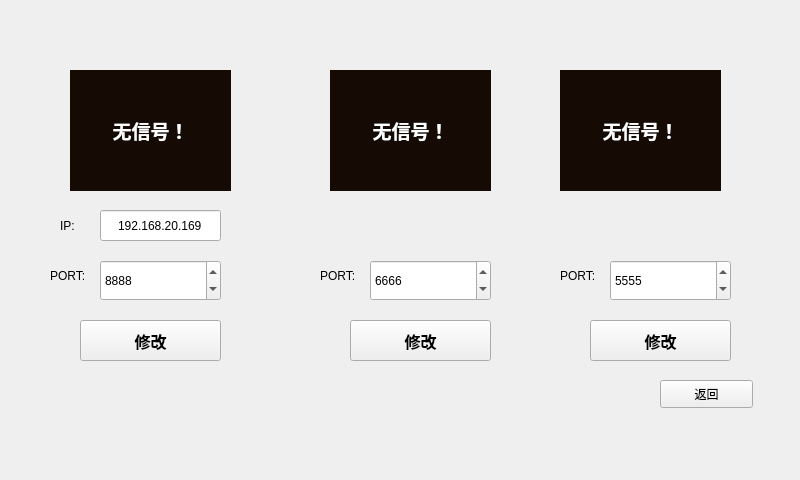
<?xml version="1.0" encoding="UTF-8"?>
<ui version="4.0">
 <class>ALL_look</class>
 <widget class="QMainWindow" name="ALL_look">
  <property name="geometry">
   <rect>
    <x>0</x>
    <y>0</y>
    <width>800</width>
    <height>480</height>
   </rect>
  </property>
  <property name="windowTitle">
   <string>MainWindow</string>
  </property>
  <widget class="QWidget" name="centralwidget">
   <widget class="QPushButton" name="look2_pushButton">
    <property name="geometry">
     <rect>
      <x>330</x>
      <y>70</y>
      <width>160</width>
      <height>120</height>
     </rect>
    </property>
    <property name="text">
     <string/>
    </property>
    <property name="flat">
     <bool>true</bool>
    </property>
   </widget>
   <widget class="QPushButton" name="look1_pushButton">
    <property name="geometry">
     <rect>
      <x>70</x>
      <y>70</y>
      <width>160</width>
      <height>120</height>
     </rect>
    </property>
    <property name="text">
     <string/>
    </property>
    <property name="flat">
     <bool>true</bool>
    </property>
   </widget>
   <widget class="QPushButton" name="fix1_pushButton">
    <property name="geometry">
     <rect>
      <x>80</x>
      <y>320</y>
      <width>141</width>
      <height>41</height>
     </rect>
    </property>
    <property name="font">
     <font>
      <pointsize>12</pointsize>
      <weight>75</weight>
      <bold>true</bold>
     </font>
    </property>
    <property name="text">
     <string>修改</string>
    </property>
   </widget>
   <widget class="QPushButton" name="look3_pushButton">
    <property name="geometry">
     <rect>
      <x>560</x>
      <y>70</y>
      <width>160</width>
      <height>120</height>
     </rect>
    </property>
    <property name="text">
     <string/>
    </property>
    <property name="flat">
     <bool>true</bool>
    </property>
   </widget>
   <widget class="QLabel" name="label_2">
    <property name="geometry">
     <rect>
      <x>50</x>
      <y>260</y>
      <width>41</width>
      <height>31</height>
     </rect>
    </property>
    <property name="text">
     <string>PORT:</string>
    </property>
   </widget>
   <widget class="QLabel" name="label">
    <property name="geometry">
     <rect>
      <x>60</x>
      <y>210</y>
      <width>31</width>
      <height>31</height>
     </rect>
    </property>
    <property name="text">
     <string>IP:</string>
    </property>
   </widget>
   <widget class="QLineEdit" name="ip1_lineEdit">
    <property name="geometry">
     <rect>
      <x>100</x>
      <y>210</y>
      <width>121</width>
      <height>31</height>
     </rect>
    </property>
    <property name="text">
     <string>192.168.20.169</string>
    </property>
    <property name="alignment">
     <set>Qt::AlignCenter</set>
    </property>
   </widget>
   <widget class="QPushButton" name="back_pushButton">
    <property name="geometry">
     <rect>
      <x>660</x>
      <y>380</y>
      <width>93</width>
      <height>28</height>
     </rect>
    </property>
    <property name="text">
     <string>返回</string>
    </property>
   </widget>
   <widget class="QSpinBox" name="port1_spinBox">
    <property name="geometry">
     <rect>
      <x>100</x>
      <y>260</y>
      <width>121</width>
      <height>41</height>
     </rect>
    </property>
    <property name="maximum">
     <number>65535</number>
    </property>
    <property name="value">
     <number>8888</number>
    </property>
   </widget>
   <widget class="QLabel" name="look1_label">
    <property name="geometry">
     <rect>
      <x>70</x>
      <y>70</y>
      <width>161</width>
      <height>121</height>
     </rect>
    </property>
    <property name="font">
     <font>
      <pointsize>14</pointsize>
      <weight>75</weight>
      <bold>true</bold>
     </font>
    </property>
    <property name="styleSheet">
     <string notr="true">background-color: rgb(21, 11, 4);
color: rgb(255, 255, 255);</string>
    </property>
    <property name="text">
     <string>无信号！</string>
    </property>
    <property name="alignment">
     <set>Qt::AlignCenter</set>
    </property>
   </widget>
   <widget class="QLabel" name="look2_label">
    <property name="geometry">
     <rect>
      <x>330</x>
      <y>70</y>
      <width>161</width>
      <height>121</height>
     </rect>
    </property>
    <property name="font">
     <font>
      <pointsize>14</pointsize>
      <weight>75</weight>
      <bold>true</bold>
     </font>
    </property>
    <property name="styleSheet">
     <string notr="true">background-color: rgb(21, 11, 4);
color: rgb(255, 255, 255);</string>
    </property>
    <property name="text">
     <string>无信号！</string>
    </property>
    <property name="alignment">
     <set>Qt::AlignCenter</set>
    </property>
   </widget>
   <widget class="QLabel" name="look3_label">
    <property name="geometry">
     <rect>
      <x>560</x>
      <y>70</y>
      <width>161</width>
      <height>121</height>
     </rect>
    </property>
    <property name="font">
     <font>
      <pointsize>14</pointsize>
      <weight>75</weight>
      <bold>true</bold>
     </font>
    </property>
    <property name="styleSheet">
     <string notr="true">background-color: rgb(21, 11, 4);
color: rgb(255, 255, 255);</string>
    </property>
    <property name="text">
     <string>无信号！</string>
    </property>
    <property name="alignment">
     <set>Qt::AlignCenter</set>
    </property>
   </widget>
   <widget class="QSpinBox" name="port2_spinBox">
    <property name="geometry">
     <rect>
      <x>370</x>
      <y>260</y>
      <width>121</width>
      <height>41</height>
     </rect>
    </property>
    <property name="maximum">
     <number>65535</number>
    </property>
    <property name="value">
     <number>6666</number>
    </property>
   </widget>
   <widget class="QLabel" name="label_3">
    <property name="geometry">
     <rect>
      <x>320</x>
      <y>260</y>
      <width>41</width>
      <height>31</height>
     </rect>
    </property>
    <property name="text">
     <string>PORT:</string>
    </property>
   </widget>
   <widget class="QPushButton" name="fix2_pushButton">
    <property name="geometry">
     <rect>
      <x>350</x>
      <y>320</y>
      <width>141</width>
      <height>41</height>
     </rect>
    </property>
    <property name="font">
     <font>
      <pointsize>12</pointsize>
      <weight>75</weight>
      <bold>true</bold>
     </font>
    </property>
    <property name="text">
     <string>修改</string>
    </property>
   </widget>
   <widget class="QPushButton" name="fix3_pushButton">
    <property name="geometry">
     <rect>
      <x>590</x>
      <y>320</y>
      <width>141</width>
      <height>41</height>
     </rect>
    </property>
    <property name="font">
     <font>
      <pointsize>12</pointsize>
      <weight>75</weight>
      <bold>true</bold>
     </font>
    </property>
    <property name="text">
     <string>修改</string>
    </property>
   </widget>
   <widget class="QSpinBox" name="port3_spinBox">
    <property name="geometry">
     <rect>
      <x>610</x>
      <y>260</y>
      <width>121</width>
      <height>41</height>
     </rect>
    </property>
    <property name="maximum">
     <number>65535</number>
    </property>
    <property name="value">
     <number>5555</number>
    </property>
   </widget>
   <widget class="QLabel" name="label_5">
    <property name="geometry">
     <rect>
      <x>560</x>
      <y>260</y>
      <width>41</width>
      <height>31</height>
     </rect>
    </property>
    <property name="text">
     <string>PORT:</string>
    </property>
   </widget>
   <zorder>look3_label</zorder>
   <zorder>look3_pushButton</zorder>
   <zorder>look1_label</zorder>
   <zorder>look1_pushButton</zorder>
   <zorder>look2_label</zorder>
   <zorder>look2_pushButton</zorder>
   <zorder>fix1_pushButton</zorder>
   <zorder>label_2</zorder>
   <zorder>label</zorder>
   <zorder>ip1_lineEdit</zorder>
   <zorder>back_pushButton</zorder>
   <zorder>port1_spinBox</zorder>
   <zorder>port2_spinBox</zorder>
   <zorder>label_3</zorder>
   <zorder>fix2_pushButton</zorder>
   <zorder>fix3_pushButton</zorder>
   <zorder>port3_spinBox</zorder>
   <zorder>label_5</zorder>
  </widget>
  <widget class="QMenuBar" name="menubar">
   <property name="geometry">
    <rect>
     <x>0</x>
     <y>0</y>
     <width>800</width>
     <height>26</height>
    </rect>
   </property>
  </widget>
 </widget>
 <resources/>
 <connections/>
</ui>
